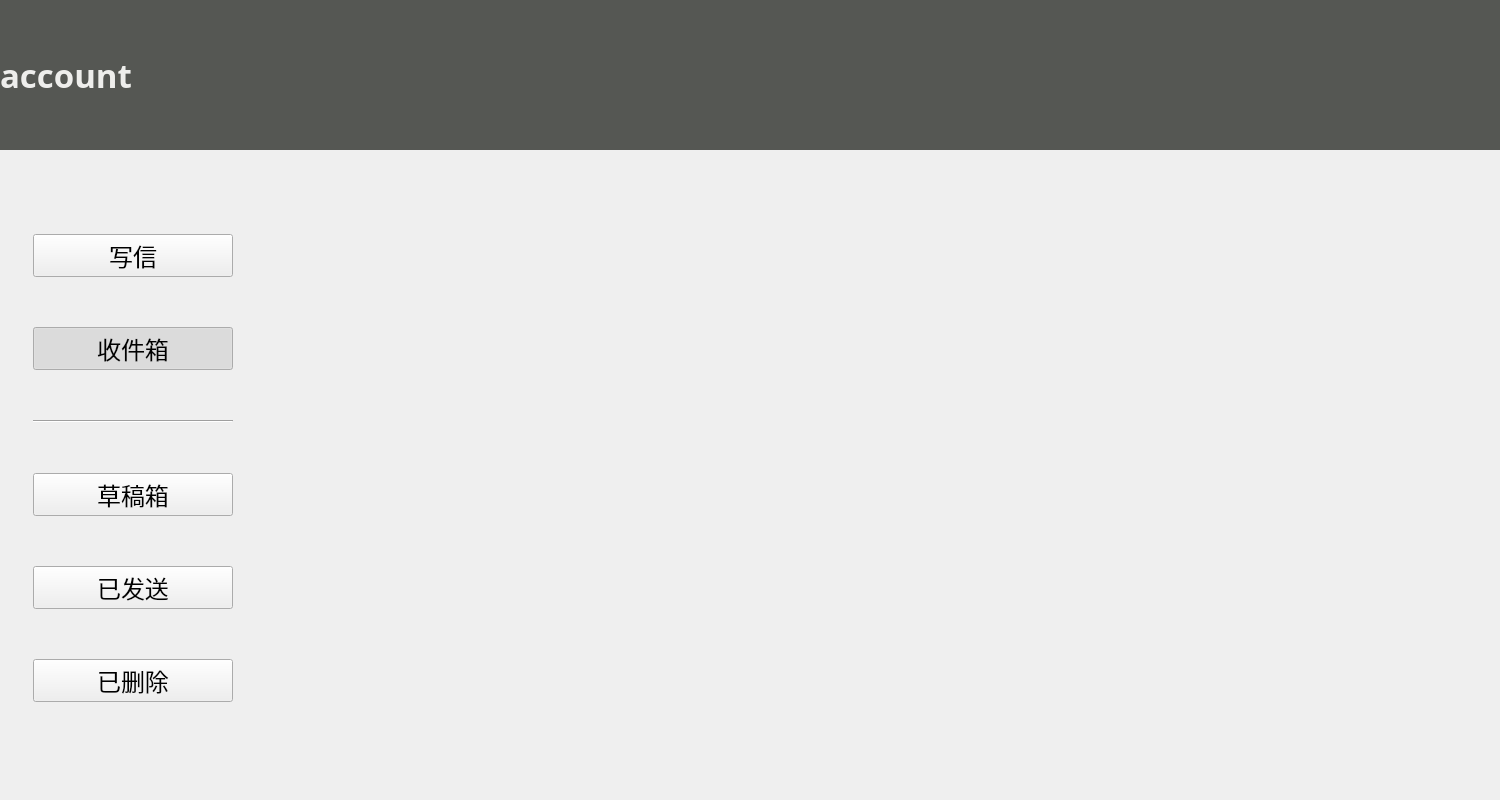
<?xml version="1.0" encoding="UTF-8"?>
<ui version="4.0">
 <class>MainPage</class>
 <widget class="QWidget" name="MainPage">
  <property name="enabled">
   <bool>true</bool>
  </property>
  <property name="geometry">
   <rect>
    <x>0</x>
    <y>0</y>
    <width>1500</width>
    <height>800</height>
   </rect>
  </property>
  <property name="sizePolicy">
   <sizepolicy hsizetype="Preferred" vsizetype="Fixed">
    <horstretch>0</horstretch>
    <verstretch>0</verstretch>
   </sizepolicy>
  </property>
  <property name="minimumSize">
   <size>
    <width>1500</width>
    <height>800</height>
   </size>
  </property>
  <property name="maximumSize">
   <size>
    <width>1500</width>
    <height>3000</height>
   </size>
  </property>
  <property name="windowTitle">
   <string>Widget</string>
  </property>
  <widget class="QWidget" name="widget_3" native="true">
   <property name="geometry">
    <rect>
     <x>0</x>
     <y>0</y>
     <width>1500</width>
     <height>831</height>
    </rect>
   </property>
   <property name="minimumSize">
    <size>
     <width>1500</width>
     <height>800</height>
    </size>
   </property>
   <property name="maximumSize">
    <size>
     <width>1500</width>
     <height>16777215</height>
    </size>
   </property>
   <layout class="QVBoxLayout" name="verticalLayout">
    <property name="leftMargin">
     <number>0</number>
    </property>
    <property name="topMargin">
     <number>0</number>
    </property>
    <property name="rightMargin">
     <number>0</number>
    </property>
    <property name="bottomMargin">
     <number>0</number>
    </property>
    <item>
     <widget class="QWidget" name="widget" native="true">
      <property name="maximumSize">
       <size>
        <width>16777215</width>
        <height>150</height>
       </size>
      </property>
      <property name="styleSheet">
       <string notr="true">background :rgb(0, 0, 0)</string>
      </property>
      <layout class="QHBoxLayout" name="horizontalLayout">
       <property name="leftMargin">
        <number>0</number>
       </property>
       <property name="topMargin">
        <number>0</number>
       </property>
       <property name="rightMargin">
        <number>0</number>
       </property>
       <property name="bottomMargin">
        <number>0</number>
       </property>
       <item>
        <widget class="QLabel" name="label">
         <property name="sizePolicy">
          <sizepolicy hsizetype="Preferred" vsizetype="Expanding">
           <horstretch>0</horstretch>
           <verstretch>0</verstretch>
          </sizepolicy>
         </property>
         <property name="font">
          <font>
           <family>Waree</family>
           <pointsize>25</pointsize>
           <weight>75</weight>
           <bold>true</bold>
          </font>
         </property>
         <property name="styleSheet">
          <string notr="true">background-color:rgb(85, 87, 83);
color:rgb(238, 238, 236)</string>
         </property>
         <property name="text">
          <string>account</string>
         </property>
         <property name="margin">
          <number>50</number>
         </property>
        </widget>
       </item>
      </layout>
     </widget>
    </item>
    <item>
     <widget class="QWidget" name="widget_6" native="true">
      <property name="sizePolicy">
       <sizepolicy hsizetype="Fixed" vsizetype="Preferred">
        <horstretch>0</horstretch>
        <verstretch>0</verstretch>
       </sizepolicy>
      </property>
      <property name="maximumSize">
       <size>
        <width>1500</width>
        <height>16777215</height>
       </size>
      </property>
      <property name="layoutDirection">
       <enum>Qt::LeftToRight</enum>
      </property>
      <layout class="QHBoxLayout" name="horizontalLayout_3">
       <property name="spacing">
        <number>0</number>
       </property>
       <property name="sizeConstraint">
        <enum>QLayout::SetNoConstraint</enum>
       </property>
       <property name="leftMargin">
        <number>0</number>
       </property>
       <property name="topMargin">
        <number>0</number>
       </property>
       <property name="rightMargin">
        <number>0</number>
       </property>
       <property name="bottomMargin">
        <number>0</number>
       </property>
       <item>
        <widget class="QWidget" name="widget_2" native="true">
         <property name="sizePolicy">
          <sizepolicy hsizetype="Preferred" vsizetype="Fixed">
           <horstretch>0</horstretch>
           <verstretch>0</verstretch>
          </sizepolicy>
         </property>
         <property name="minimumSize">
          <size>
           <width>200</width>
           <height>0</height>
          </size>
         </property>
         <property name="maximumSize">
          <size>
           <width>200</width>
           <height>16777215</height>
          </size>
         </property>
         <property name="font">
          <font>
           <pointsize>11</pointsize>
           <weight>50</weight>
           <bold>false</bold>
           <underline>false</underline>
           <strikeout>false</strikeout>
          </font>
         </property>
         <property name="autoFillBackground">
          <bool>false</bool>
         </property>
         <layout class="QVBoxLayout" name="verticalLayout_2">
          <property name="spacing">
           <number>50</number>
          </property>
          <property name="sizeConstraint">
           <enum>QLayout::SetNoConstraint</enum>
          </property>
          <property name="leftMargin">
           <number>0</number>
          </property>
          <property name="topMargin">
           <number>0</number>
          </property>
          <property name="rightMargin">
           <number>0</number>
          </property>
          <property name="bottomMargin">
           <number>50</number>
          </property>
          <item>
           <widget class="QPushButton" name="write_btn">
            <property name="font">
             <font>
              <pointsize>18</pointsize>
              <weight>50</weight>
              <bold>false</bold>
              <underline>false</underline>
              <strikeout>false</strikeout>
             </font>
            </property>
            <property name="text">
             <string>写信</string>
            </property>
            <property name="checkable">
             <bool>true</bool>
            </property>
            <property name="autoExclusive">
             <bool>true</bool>
            </property>
            <property name="flat">
             <bool>false</bool>
            </property>
           </widget>
          </item>
          <item>
           <widget class="QPushButton" name="receivebox_btn">
            <property name="font">
             <font>
              <pointsize>18</pointsize>
              <weight>50</weight>
              <bold>false</bold>
              <underline>false</underline>
              <strikeout>false</strikeout>
             </font>
            </property>
            <property name="text">
             <string>收件箱</string>
            </property>
            <property name="checkable">
             <bool>true</bool>
            </property>
            <property name="checked">
             <bool>true</bool>
            </property>
            <property name="autoExclusive">
             <bool>true</bool>
            </property>
            <property name="flat">
             <bool>false</bool>
            </property>
           </widget>
          </item>
          <item>
           <widget class="Line" name="line_2">
            <property name="orientation">
             <enum>Qt::Horizontal</enum>
            </property>
           </widget>
          </item>
          <item>
           <widget class="QPushButton" name="draft_btn">
            <property name="font">
             <font>
              <pointsize>18</pointsize>
              <weight>50</weight>
              <bold>false</bold>
              <underline>false</underline>
              <strikeout>false</strikeout>
             </font>
            </property>
            <property name="text">
             <string>草稿箱</string>
            </property>
            <property name="checkable">
             <bool>true</bool>
            </property>
            <property name="autoExclusive">
             <bool>true</bool>
            </property>
            <property name="flat">
             <bool>false</bool>
            </property>
           </widget>
          </item>
          <item>
           <widget class="QPushButton" name="sent_btn">
            <property name="font">
             <font>
              <pointsize>18</pointsize>
              <weight>50</weight>
              <bold>false</bold>
              <underline>false</underline>
              <strikeout>false</strikeout>
             </font>
            </property>
            <property name="text">
             <string>已发送</string>
            </property>
            <property name="checkable">
             <bool>true</bool>
            </property>
            <property name="autoExclusive">
             <bool>true</bool>
            </property>
            <property name="flat">
             <bool>false</bool>
            </property>
           </widget>
          </item>
          <item>
           <widget class="QPushButton" name="deleted_btn">
            <property name="font">
             <font>
              <pointsize>18</pointsize>
              <weight>50</weight>
              <bold>false</bold>
              <underline>false</underline>
              <strikeout>false</strikeout>
             </font>
            </property>
            <property name="text">
             <string>已删除</string>
            </property>
            <property name="checkable">
             <bool>true</bool>
            </property>
            <property name="autoExclusive">
             <bool>true</bool>
            </property>
            <property name="flat">
             <bool>false</bool>
            </property>
           </widget>
          </item>
         </layout>
        </widget>
       </item>
       <item>
        <widget class="QStackedWidget" name="mystackedwidget">
         <property name="sizePolicy">
          <sizepolicy hsizetype="Fixed" vsizetype="Preferred">
           <horstretch>0</horstretch>
           <verstretch>0</verstretch>
          </sizepolicy>
         </property>
         <property name="minimumSize">
          <size>
           <width>1200</width>
           <height>0</height>
          </size>
         </property>
         <property name="maximumSize">
          <size>
           <width>1200</width>
           <height>600</height>
          </size>
         </property>
         <property name="styleSheet">
          <string notr="true">file:///home/xmy/Downloads/metroui.qss
</string>
         </property>
        </widget>
       </item>
      </layout>
     </widget>
    </item>
   </layout>
  </widget>
 </widget>
 <layoutdefault spacing="6" margin="11"/>
 <resources/>
 <connections/>
</ui>
